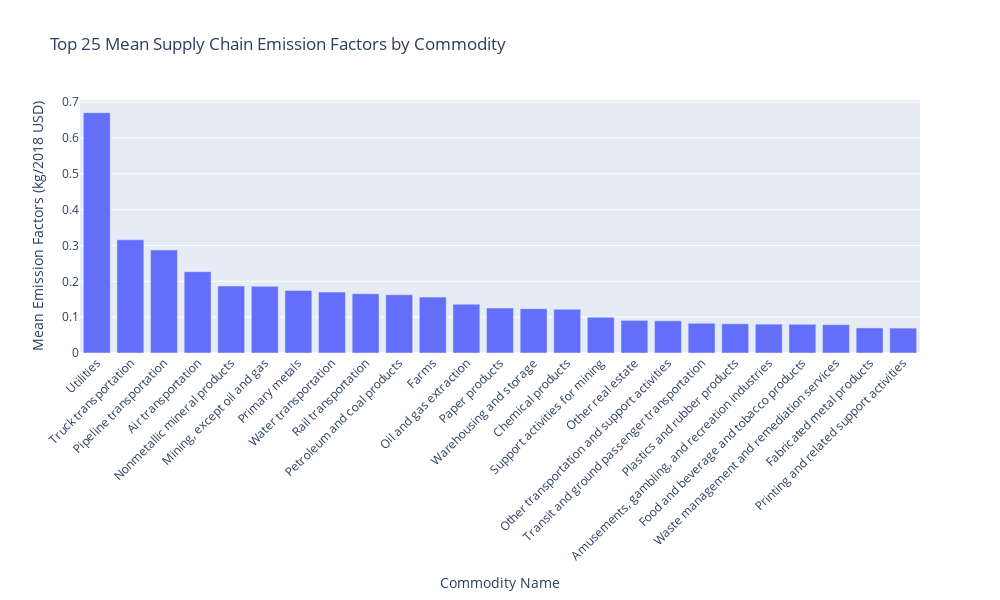
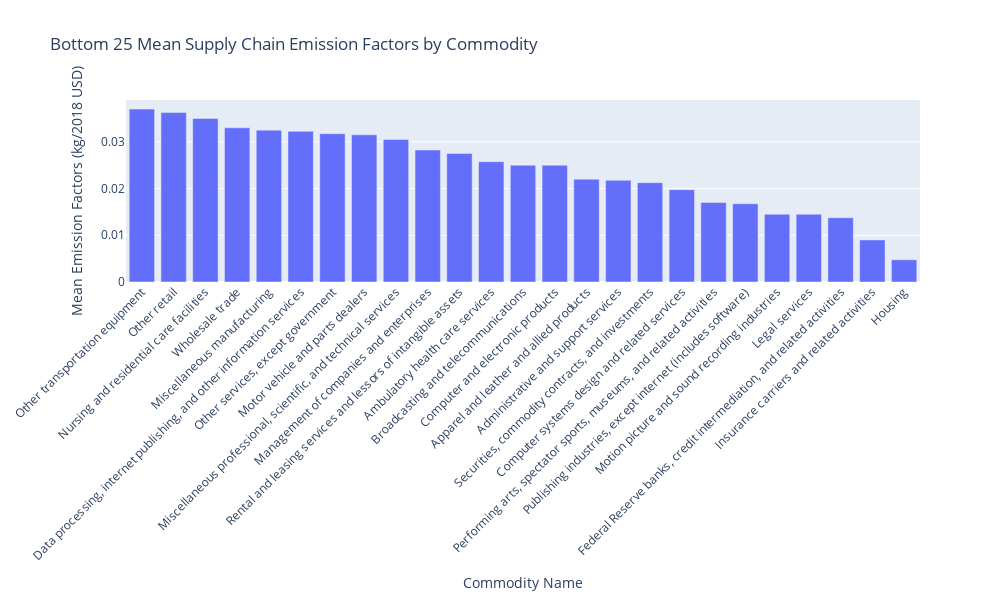
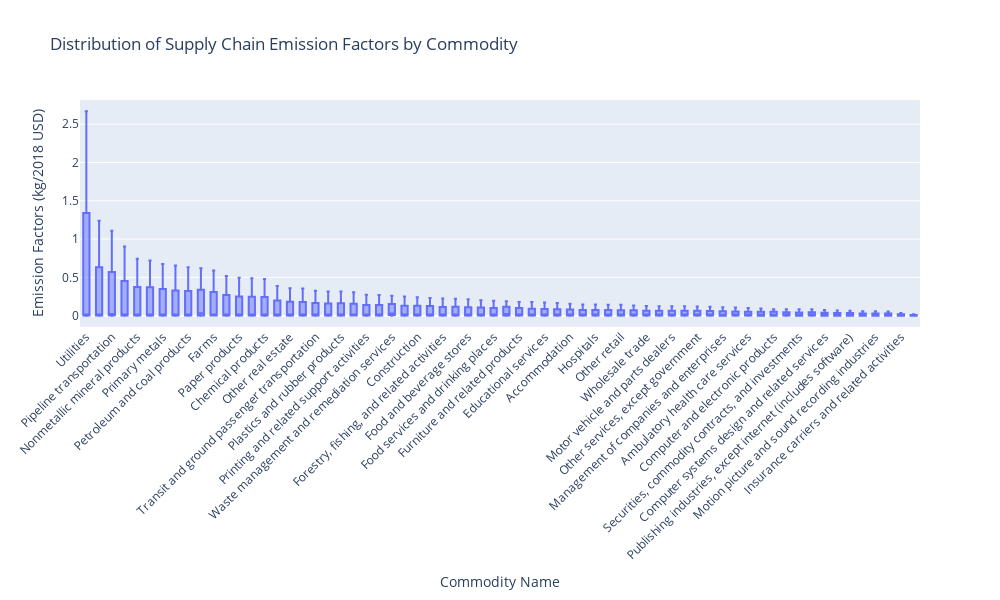
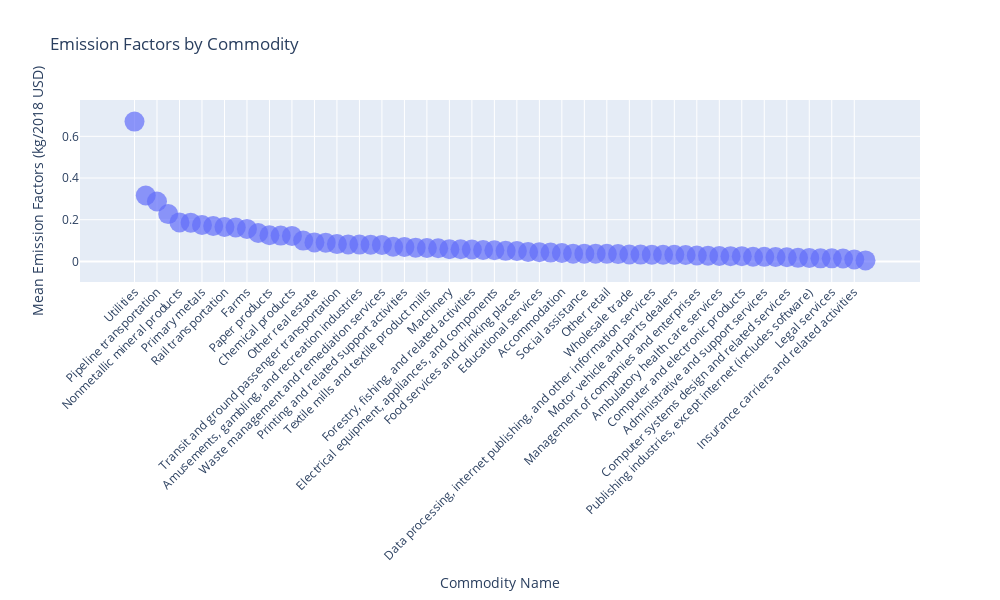

The cell these charts' notebook holds for them, in order:
### Code cell
import pandas as pd
import plotly.express as px

#https://catalog.data.gov/dataset/supply-chain-ghg-emission-factors-for-us-commodities-and-industries-v1-1-1

# Load the Excel file
file_path = 'SupplyChainEmissionFactorsforUSIndustriesCommodities v1.1.xlsx'

# Load the specified sheet with the correct name
sheet_name_correct = '2016_Summary_Commodity'
df_correct = pd.read_excel(file_path, sheet_name=sheet_name_correct)

# Extract relevant columns
df_emissions = df_correct[['Commodity Name', 'Supply Chain Emission Factors with Margins']]

# Group by 'Commodity Name' and calculate summary statistics
category_summary = df_emissions.groupby('Commodity Name').agg(
    count=('Supply Chain Emission Factors with Margins', 'count'),
    mean=('Supply Chain Emission Factors with Margins', 'mean'),
    std=('Supply Chain Emission Factors with Margins', 'std'),
    min=('Supply Chain Emission Factors with Margins', 'min'),
    median=('Supply Chain Emission Factors with Margins', 'median'),
    max=('Supply Chain Emission Factors with Margins', 'max')
).reset_index()

# Sort the category summary by mean emission factors in descending order
category_summary_sorted = category_summary.sort_values(by='mean', ascending=False)

# Select the top 25 rows
top_25 = category_summary_sorted.head(25)

# Select the bottom 25 rows
bottom_25 = category_summary_sorted.tail(25)

# Display the category summary sorted
print("Top 25 Emitting Categories:")
print(top_25)
print("\nBottom 25 Emitting Categories:")
print(bottom_25)

# Create an interactive bar chart for mean emission factors by category
fig_mean_top = px.bar(top_25, 
                      x='Commodity Name', 
                      y='mean',
                      title='Top 25 Mean Supply Chain Emission Factors by Commodity',
                      labels={'mean': 'Mean Emission Factors (kg/2018 USD)'},
                      hover_data=['count', 'std', 'min', 'median', 'max'])

# Update layout for better readability
fig_mean_top.update_layout(xaxis_title='Commodity Name',
                           yaxis_title='Mean Emission Factors (kg/2018 USD)',
                           xaxis_tickangle=-45,
                           height=600,
                           width=1000)

# Display the plot
fig_mean_top.show()

# Create an interactive bar chart for the bottom 25 mean emission factors by category
fig_mean_bottom = px.bar(bottom_25, 
                         x='Commodity Name', 
                         y='mean',
                         title='Bottom 25 Mean Supply Chain Emission Factors by Commodity',
                         labels={'mean': 'Mean Emission Factors (kg/2018 USD)'},
                         hover_data=['count', 'std', 'min', 'median', 'max'])

# Update layout for better readability
fig_mean_bottom.update_layout(xaxis_title='Commodity Name',
                              yaxis_title='Mean Emission Factors (kg/2018 USD)',
                              xaxis_tickangle=-45,
                              height=600,
                              width=1000)

# Display the plot
fig_mean_bottom.show()

# Sort the original emissions data for box plot
df_emissions_sorted = df_emissions.sort_values(by='Supply Chain Emission Factors with Margins', ascending=False)

# Create an interactive box plot for emission factors by category
fig_box = px.box(df_emissions_sorted, 
                 x='Commodity Name', 
                 y='Supply Chain Emission Factors with Margins',
                 title='Distribution of Supply Chain Emission Factors by Commodity',
                 labels={'Supply Chain Emission Factors with Margins': 'Emission Factors (kg/2018 USD)'})

# Update layout for better readability
fig_box.update_layout(xaxis_title='Commodity Name',
                      yaxis_title='Emission Factors (kg/2018 USD)',
                      xaxis_tickangle=-45,
                      height=600,
                      width=1000)

# Display the plot
fig_box.show()

# Create a table of emissions by category
fig_table = px.scatter(category_summary_sorted, 
                       x='Commodity Name', 
                       y='mean',
                       title='Emission Factors by Commodity',
                       labels={'mean': 'Mean Emission Factors (kg/2018 USD)'},
                       hover_data=['count', 'std', 'min', 'median', 'max'])

fig_table.update_traces(marker=dict(size=20, opacity=0.7))
fig_table.update_layout(xaxis_title='Commodity Name',
                        yaxis_title='Mean Emission Factors (kg/2018 USD)',
                        xaxis_tickangle=-45,
                        height=600,
                        width=1000)

# Display the table plot
fig_table.show()

### Figure 1 — Plotly figure (JSON) as saved in the notebook; plotly's stock layout.template omitted (floating-point values rounded to 4 significant figures)
{"data": [{"alignmentgroup": "True", "customdata": [[4, 1.332, 0, 0.0075, 2.668], [4, 0.6161, 0, 0.012, 1.24], [4, 0.5484, 0, 0.02, 1.11], [4, 0.4507, 0, 0.0025, 0.903], [4, 0.37, 0, 0.003, 0.742], [4, 0.3561, 0, 0.012, 0.72], [4, 0.3343, 0, 0.0115, 0.676], [4, 0.2999, 0, 0.031, 0.618], [4, 0.3265, 0, 0.003, 0.655], [4, 0.3131, 0, 0.009, 0.632], [4, 0.2895, 0.003, 0.0155, 0.59], [4, 0.2554, 0, 0.013, 0.519], [4, 0.2457, 0, 0.004, 0.494], [4, 0.2428, 0, 0.0035, 0.488], [4, 0.2365, 0, 0.006, 0.477], [4, 0.1922, 0, 0.0055, 0.388], [4, 0.1787, 0, 0.0025, 0.359], [4, 0.1753, 0, 0.0035, 0.353], [4, 0.1607, 0, 0.004, 0.324], [4, 0.1551, 0, 0.006, 0.314], [4, 0.157, 0, 0.003, 0.316], [4, 0.1505, 0.001, 0.007, 0.306], [4, 0.1225, 0, 0.0275, 0.261], [4, 0.134, 0, 0.0045, 0.271], [4, 0.1357, 0, 0.0025, 0.273]], "hovertemplate": "Commodity Name=%{x}<br>Mean Emission Factors (kg/2018 USD)=%{y}<br>count=%{customdata[0]}<br>std=%{customdata[1]}<br>min=%{customdata[2]}<br>median=%{customdata[3]}<br>max=%{customdata[4]}<extra></extra>", "legendgroup": "", "marker": {"color": "#636efa", "pattern": {"shape": ""}}, "name": "", "offsetgroup": "", "orientation": "v", "showlegend": false, "textposition": "auto", "type": "bar", "x": ["Utilities", "Truck transportation", "Pipeline transportation", "Air transportation", "Nonmetallic mineral products", "Mining, except oil and gas", "Primary metals", "Water transportation", "Rail transportation", "Petroleum and coal products", "Farms", "Oil and gas extraction", "Paper products", "Warehousing and storage", "Chemical products", "Support activities for mining", "Other real estate", "Other transportation and support activities", "Transit and ground passenger transportation", "Plastics and rubber products", "Amusements, gambling, and recreation industries", "Food and beverage and tobacco products", "Waste management and remediation services", "Fabricated metal products", "Printing and related support activities"], "xaxis": "x", "y": [0.6708, 0.316, 0.2875, 0.227, 0.187, 0.186, 0.1748, 0.17, 0.1653, 0.1625, 0.156, 0.1363, 0.1255, 0.1237, 0.1222, 0.09975, 0.091, 0.09, 0.083, 0.0815, 0.0805, 0.08025, 0.079, 0.07, 0.0695], "yaxis": "y"}], "layout": {"barmode": "relative", "height": 600, "legend": {"tracegroupgap": 0}, "title": {"text": "Top 25 Mean Supply Chain Emission Factors by Commodity"}, "width": 1000, "xaxis": {"anchor": "y", "autorange": true, "domain": [0, 1], "range": [-0.5, 24.5], "tickangle": -45, "title": {"text": "Commodity Name"}, "type": "category"}, "yaxis": {"anchor": "x", "autorange": true, "domain": [0, 1], "range": [0, 0.7061], "title": {"text": "Mean Emission Factors (kg/2018 USD)"}, "type": "linear"}}}

### Figure 2 — Plotly figure (JSON) as saved in the notebook; plotly's stock layout.template omitted (floating-point values rounded to 4 significant figures)
{"data": [{"alignmentgroup": "True", "customdata": [[4, 0.07003, 0, 0.003, 0.142], [4, 0.06984, 0, 0.002, 0.141], [4, 0.06604, 0, 0.003, 0.134], [4, 0.06269, 0, 0.0025, 0.127], [4, 0.06039, 0, 0.0035, 0.123], [4, 0.06054, 0, 0.003, 0.123], [4, 0.05954, 0, 0.003, 0.121], [4, 0.06101, 0, 0.0015, 0.123], [4, 0.05769, 0, 0.0025, 0.117], [4, 0.05517, 0, 0.001, 0.111], [4, 0.05235, 0, 0.002, 0.106], [4, 0.04885, 0, 0.002, 0.099], [4, 0.04609, 0, 0.003, 0.094], [4, 0.04062, 0, 0.0075, 0.085], [4, 0.04135, 0, 0.002, 0.084], [4, 0.0402, 0, 0.0025, 0.082], [4, 0.04118, 0, 0.001, 0.083], [4, 0.03688, 0, 0.002, 0.075], [4, 0.03334, 0, 0.0005, 0.067], [4, 0.03218, 0, 0.001, 0.065], [4, 0.02834, 0, 0.0005, 0.057], [4, 0.02834, 0, 0.0005, 0.057], [4, 0.02684, 0, 0.0005, 0.054], [4, 0.01734, 0, 0.0005, 0.035], [4, 0.008846, 0, 0.0005, 0.018]], "hovertemplate": "Commodity Name=%{x}<br>Mean Emission Factors (kg/2018 USD)=%{y}<br>count=%{customdata[0]}<br>std=%{customdata[1]}<br>min=%{customdata[2]}<br>median=%{customdata[3]}<br>max=%{customdata[4]}<extra></extra>", "legendgroup": "", "marker": {"color": "#636efa", "pattern": {"shape": ""}}, "name": "", "offsetgroup": "", "orientation": "v", "showlegend": false, "textposition": "auto", "type": "bar", "x": ["Other transportation equipment", "Other retail", "Nursing and residential care facilities", "Wholesale trade", "Miscellaneous manufacturing", "Data processing, internet publishing, and other information services", "Other services, except government", "Motor vehicle and parts dealers", "Miscellaneous professional, scientific, and technical services", "Management of companies and enterprises", "Rental and leasing services and lessors of intangible assets", "Ambulatory health care services", "Broadcasting and telecommunications", "Computer and electronic products", "Apparel and leather and allied products", "Administrative and support services", "Securities, commodity contracts, and investments", "Computer systems design and related services", "Performing arts, spectator sports, museums, and related activities", "Publishing industries, except internet (includes software)", "Motion picture and sound recording industries", "Legal services", "Federal Reserve banks, credit intermediation, and related activities", "Insurance carriers and related activities", "Housing"], "xaxis": "x", "y": [0.037, 0.03625, 0.035, 0.033, 0.0325, 0.03225, 0.03175, 0.0315, 0.0305, 0.02825, 0.0275, 0.02575, 0.025, 0.025, 0.022, 0.02175, 0.02125, 0.01975, 0.017, 0.01675, 0.0145, 0.0145, 0.01375, 0.009, 0.00475], "yaxis": "y"}], "layout": {"barmode": "relative", "height": 600, "legend": {"tracegroupgap": 0}, "title": {"text": "Bottom 25 Mean Supply Chain Emission Factors by Commodity"}, "width": 1000, "xaxis": {"anchor": "y", "autorange": true, "domain": [0, 1], "range": [-0.5, 24.5], "tickangle": -45, "title": {"text": "Commodity Name"}, "type": "category"}, "yaxis": {"anchor": "x", "autorange": true, "domain": [0, 1], "range": [0, 0.03895], "title": {"text": "Mean Emission Factors (kg/2018 USD)"}, "type": "linear"}}}

### Figure 3 — Plotly figure (JSON) as saved in the notebook; plotly's stock layout.template omitted (floating-point values rounded to 4 significant figures; data arrays with more than 128 entries replaced by an {"elided": "..."} marker saying what was removed)
{"data": [{"alignmentgroup": "True", "hovertemplate": "Commodity Name=%{x}<br>Emission Factors (kg/2018 USD)=%{y}<extra></extra>", "legendgroup": "", "marker": {"color": "#636efa"}, "name": "", "notched": false, "offsetgroup": "", "orientation": "v", "showlegend": false, "type": "box", "x": {"elided": "264 str values"}, "x0": " ", "xaxis": "x", "y": {"elided": "264 float values"}, "y0": " ", "yaxis": "y"}], "layout": {"boxmode": "group", "height": 600, "legend": {"tracegroupgap": 0}, "title": {"text": "Distribution of Supply Chain Emission Factors by Commodity"}, "width": 1000, "xaxis": {"anchor": "y", "autorange": true, "domain": [0, 1], "range": [-0.5, 65.5], "tickangle": -45, "title": {"text": "Commodity Name"}, "type": "category"}, "yaxis": {"anchor": "x", "autorange": true, "domain": [0, 1], "range": [-0.1482, 2.816], "title": {"text": "Emission Factors (kg/2018 USD)"}, "type": "linear"}}}

### Figure 4 — Plotly figure (JSON) as saved in the notebook; plotly's stock layout.template omitted (floating-point values rounded to 4 significant figures; data arrays with more than 128 entries replaced by an {"elided": "..."} marker saying what was removed)
{"data": [{"customdata": {"elided": "66x5 float values"}, "hovertemplate": "Commodity Name=%{x}<br>Mean Emission Factors (kg/2018 USD)=%{y}<br>count=%{customdata[0]}<br>std=%{customdata[1]}<br>min=%{customdata[2]}<br>median=%{customdata[3]}<br>max=%{customdata[4]}<extra></extra>", "legendgroup": "", "marker": {"color": "#636efa", "opacity": 0.7, "size": 20, "symbol": "circle"}, "mode": "markers", "name": "", "orientation": "v", "showlegend": false, "type": "scatter", "x": ["Utilities", "Truck transportation", "Pipeline transportation", "Air transportation", "Nonmetallic mineral products", "Mining, except oil and gas", "Primary metals", "Water transportation", "Rail transportation", "Petroleum and coal products", "Farms", "Oil and gas extraction", "Paper products", "Warehousing and storage", "Chemical products", "Support activities for mining", "Other real estate", "Other transportation and support activities", "Transit and ground passenger transportation", "Plastics and rubber products", "Amusements, gambling, and recreation industries", "Food and beverage and tobacco products", "Waste management and remediation services", "Fabricated metal products", "Printing and related support activities", "Construction", "Textile mills and textile product mills", "Motor vehicles, bodies and trailers, and parts", "Machinery", "Wood products", "Forestry, fishing, and related activities", "Food and beverage stores", "Electrical equipment, appliances, and components", "Furniture and related products", "Food services and drinking places", "General merchandise stores", "Educational services", "Funds, trusts, and other financial vehicles", "Accommodation", "Hospitals", "Social assistance", "Other transportation equipment", "Other retail", "Nursing and residential care facilities", "Wholesale trade", "Miscellaneous manufacturing", "Data processing, internet publishing, and other information services", "Other services, except government", "Motor vehicle and parts dealers", "Miscellaneous professional, scientific, and technical services", "Management of companies and enterprises", "Rental and leasing services and lessors of intangible assets", "Ambulatory health care services", "Broadcasting and telecommunications", "Computer and electronic products", "Apparel and leather and allied products", "Administrative and support services", "Securities, commodity contracts, and investments", "Computer systems design and related services", "Performing arts, spectator sports, museums, and related activities", "Publishing industries, except internet (includes software)", "Motion picture and sound recording industries", "Legal services", "Federal Reserve banks, credit intermediation, and related activities", "Insurance carriers and related activities", "Housing"], "xaxis": "x", "y": [0.6708, 0.316, 0.2875, 0.227, 0.187, 0.186, 0.1748, 0.17, 0.1653, 0.1625, 0.156, 0.1363, 0.1255, 0.1237, 0.1222, 0.09975, 0.091, 0.09, 0.083, 0.0815, 0.0805, 0.08025, 0.079, 0.07, 0.0695, 0.06575, 0.0645, 0.063, 0.05875, 0.0585, 0.057, 0.0545, 0.0535, 0.05075, 0.05025, 0.04525, 0.04425, 0.04225, 0.04025, 0.03725, 0.03725, 0.037, 0.03625, 0.035, 0.033, 0.0325, 0.03225, 0.03175, 0.0315, 0.0305, 0.02825, 0.0275, 0.02575, 0.025, 0.025, 0.022, 0.02175, 0.02125, 0.01975, 0.017, 0.01675, 0.0145, 0.0145, 0.01375, 0.009, 0.00475], "yaxis": "y"}], "layout": {"height": 600, "legend": {"tracegroupgap": 0}, "title": {"text": "Emission Factors by Commodity"}, "width": 1000, "xaxis": {"anchor": "y", "autorange": true, "domain": [0, 1], "range": [-4.846, 69.85], "tickangle": -45, "title": {"text": "Commodity Name"}, "type": "category"}, "yaxis": {"anchor": "x", "autorange": true, "domain": [0, 1], "range": [-0.1106, 0.7861], "title": {"text": "Mean Emission Factors (kg/2018 USD)"}, "type": "linear"}}}
